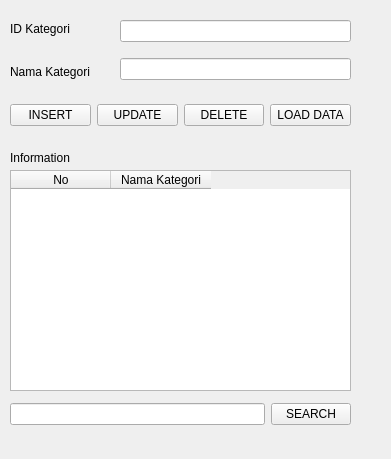
<?xml version="1.0" encoding="UTF-8"?>
<ui version="4.0">
 <class>Form</class>
 <widget class="QWidget" name="Form">
  <property name="geometry">
   <rect>
    <x>0</x>
    <y>0</y>
    <width>391</width>
    <height>459</height>
   </rect>
  </property>
  <property name="windowTitle">
   <string>Form</string>
  </property>
  <widget class="QWidget" name="verticalLayoutWidget">
   <property name="geometry">
    <rect>
     <x>10</x>
     <y>10</y>
     <width>91</width>
     <height>80</height>
    </rect>
   </property>
   <layout class="QVBoxLayout" name="verticalLayout">
    <item>
     <widget class="QLabel" name="label">
      <property name="text">
       <string>ID Kategori</string>
      </property>
     </widget>
    </item>
    <item>
     <widget class="QLabel" name="label_2">
      <property name="text">
       <string>Nama Kategori</string>
      </property>
     </widget>
    </item>
   </layout>
  </widget>
  <widget class="QWidget" name="verticalLayoutWidget_2">
   <property name="geometry">
    <rect>
     <x>120</x>
     <y>10</y>
     <width>231</width>
     <height>80</height>
    </rect>
   </property>
   <layout class="QVBoxLayout" name="verticalLayout_2">
    <item>
     <widget class="QLineEdit" name="lineEdit"/>
    </item>
    <item>
     <widget class="QLineEdit" name="lineEdit_2"/>
    </item>
   </layout>
  </widget>
  <widget class="QWidget" name="horizontalLayoutWidget">
   <property name="geometry">
    <rect>
     <x>10</x>
     <y>100</y>
     <width>341</width>
     <height>31</height>
    </rect>
   </property>
   <layout class="QHBoxLayout" name="horizontalLayout">
    <item>
     <widget class="QPushButton" name="pushButton">
      <property name="text">
       <string>INSERT</string>
      </property>
     </widget>
    </item>
    <item>
     <widget class="QPushButton" name="pushButton_2">
      <property name="text">
       <string>UPDATE</string>
      </property>
     </widget>
    </item>
    <item>
     <widget class="QPushButton" name="pushButton_3">
      <property name="text">
       <string>DELETE</string>
      </property>
     </widget>
    </item>
    <item>
     <widget class="QPushButton" name="pushButton_4">
      <property name="text">
       <string>LOAD DATA</string>
      </property>
     </widget>
    </item>
   </layout>
  </widget>
  <widget class="QWidget" name="horizontalLayoutWidget_2">
   <property name="geometry">
    <rect>
     <x>10</x>
     <y>170</y>
     <width>341</width>
     <height>221</height>
    </rect>
   </property>
   <layout class="QHBoxLayout" name="horizontalLayout_2">
    <item>
     <widget class="QTableWidget" name="tableWidget">
      <column>
       <property name="text">
        <string>No</string>
       </property>
      </column>
      <column>
       <property name="text">
        <string>Nama Kategori</string>
       </property>
      </column>
     </widget>
    </item>
   </layout>
  </widget>
  <widget class="QWidget" name="horizontalLayoutWidget_3">
   <property name="geometry">
    <rect>
     <x>10</x>
     <y>399</y>
     <width>341</width>
     <height>31</height>
    </rect>
   </property>
   <layout class="QHBoxLayout" name="horizontalLayout_3">
    <item>
     <widget class="QLineEdit" name="lineEdit_3"/>
    </item>
    <item>
     <widget class="QPushButton" name="pushButton_5">
      <property name="text">
       <string>SEARCH</string>
      </property>
     </widget>
    </item>
   </layout>
  </widget>
  <widget class="QLabel" name="label_3">
   <property name="geometry">
    <rect>
     <x>10</x>
     <y>150</y>
     <width>61</width>
     <height>16</height>
    </rect>
   </property>
   <property name="text">
    <string>Information</string>
   </property>
  </widget>
 </widget>
 <resources/>
 <connections/>
</ui>
